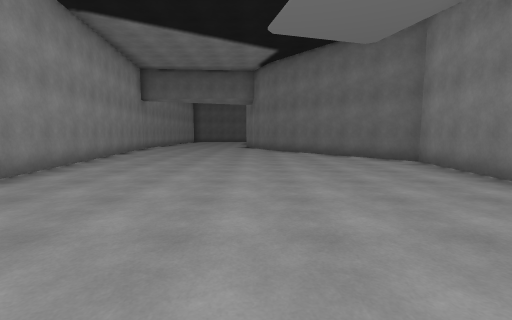
View 1 (above)

18 first-person views from a walk through a 3-D level made in the Unity game engine. The camera is 1.4 m above the floor, tilts 6° down and sees 90° across. The floor is counted in squares, 2 m on a side. Each view is taken from the middle of a square. On the plan, view 1 faces up. The plan holds only what a view shows up to about 9 squares ahead; the rest is blank. The place goes on beyond the plan. Door leaves are left out, so doorways stand open.

View 2
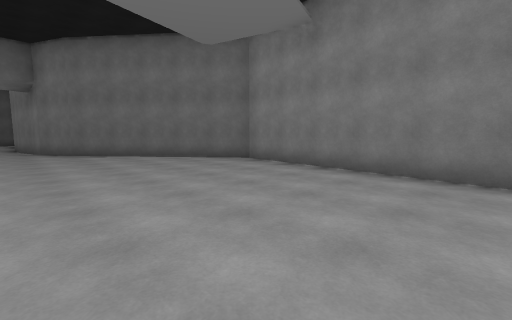

View 3
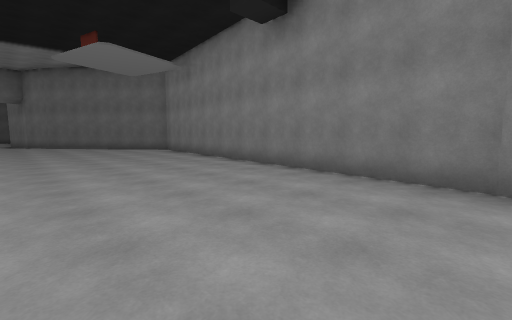

View 4
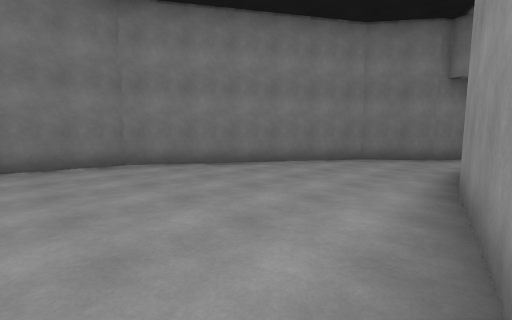

View 5
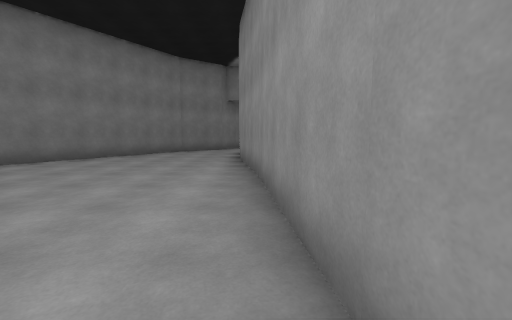

View 6
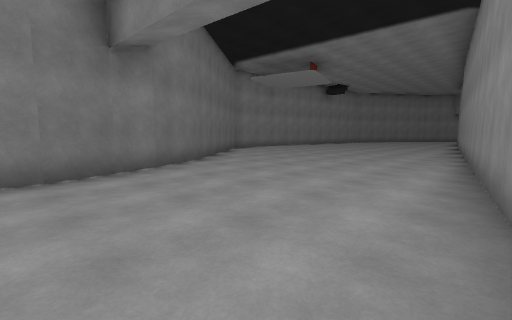

View 7
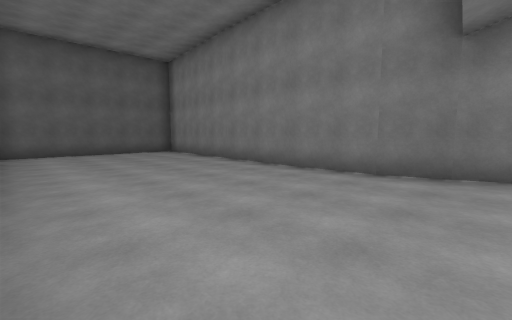

View 8
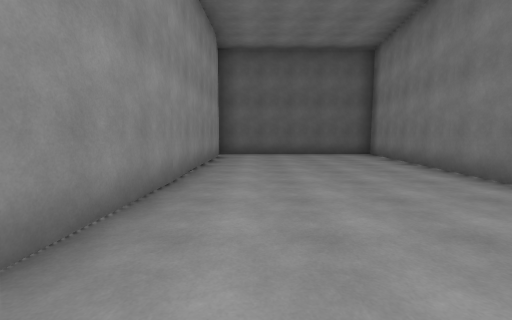

View 9
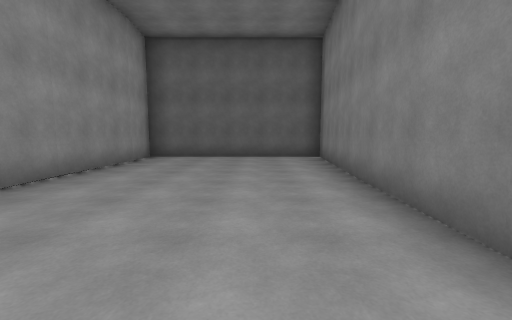

View 10
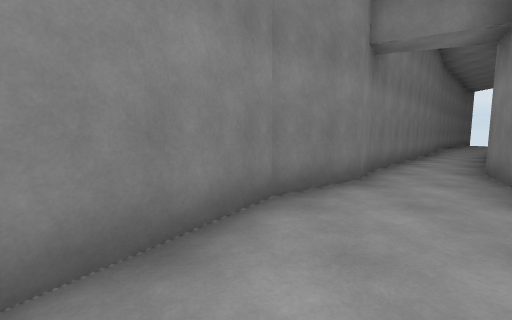

View 11
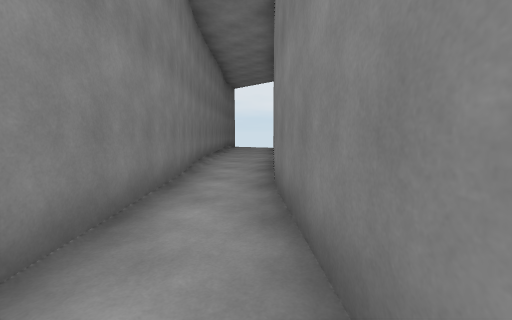

View 12
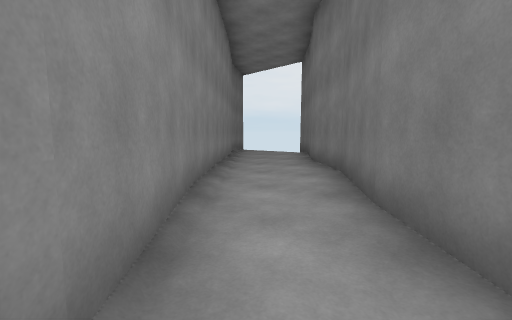

View 13
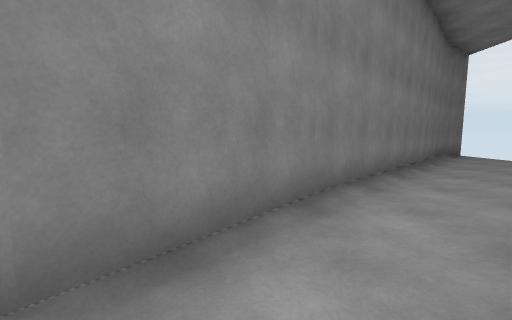

View 14
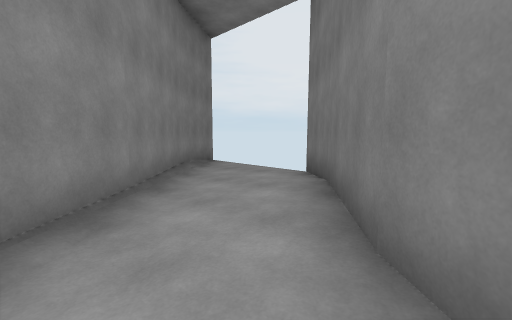

View 15
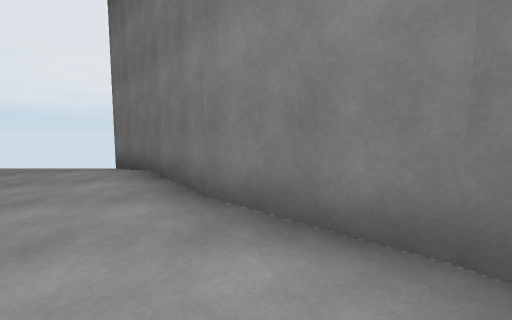

View 16
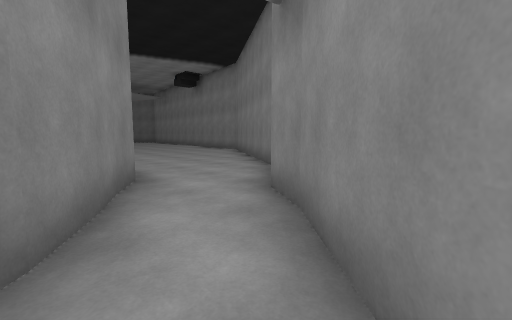

View 17
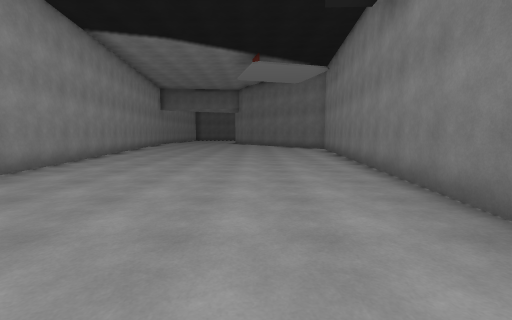

View 18
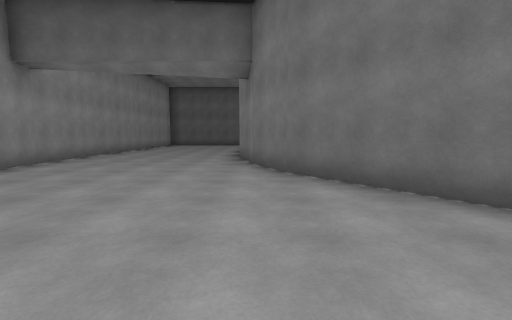

### Floor plan
Key: @ floor where view 1 was taken; # wall or solid block; x gap in a wall; . main floor; - floor 0.25 m lower than the main floor; / step, stairs or slope.
Columns run from 15 left of view 1 to 4 right of it. Each row starts with its distance up from view 1.
 22          #######
 21          #.....#
 20          #.....#
 19          #.....#
 18          #.....#
 17          #.....#
 16          #.....#
 15          #.....#
 14          #.....#
 13          #.....#
 12          #.....##
 11          ##.....#
 10           #.....##
  9           #......##
  8           #.......##
  7           #........#
  6           #........#
  5           ##.......#
  4            #.......#
  3            #.......#
  2            #.......#
  1            #.......#
  0            #...@...#
 -1            #.......#
 -2            #.......#
 -3            ##.....##
 -4             #.....#
 -5             #.....#
 -6             #....##
 -7             #...##
 -8            ##...#
 -9            #...##
-10           ##..##
-11          ##..##
-12         ##..##
-13        ##..##
-14       ##..##
-15      ##/.##
-16     ##/-##
-17    ##.-##
-18  ###.-/#
-19  #.--/##
-20 x----##
-21  --###
-22  -##
-23 ###

Where each view was taken, in squares from view 1:
view 1: 0 up, 0 right, facing up
view 2: 1 up, 1 left, facing up-right
view 3: 4 down, 1 left, facing up-right
view 4: 2 down, 3 left, facing down-right
view 5: 1 up, 3 left, facing down
view 6: 14 up, 5 left, facing down-right
view 7: 12 up, 5 left, facing up-right
view 8: 13 up, 4 left, facing up
view 9: 14 up, 2 left, facing up
view 10: 6 down, 0 right, facing down
view 11: 11 down, 4 left, facing down-left
view 12: 14 down, 6 left, facing down-left
view 13: 14 down, 7 left, facing down
view 14: 17 down, 10 left, facing down-left
view 15: 17 down, 9 left, facing left
view 16: 12 down, 4 left, facing up-right
view 17: 5 down, 1 right, facing up
view 18: 6 up, 0 right, facing up
